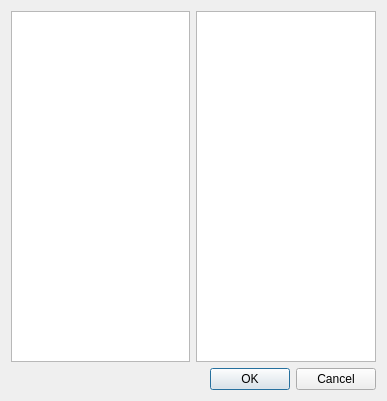
<?xml version="1.0" encoding="UTF-8"?>
<ui version="4.0">
 <class>DlgUebernahmeRezept</class>
 <widget class="QDialog" name="DlgUebernahmeRezept">
  <property name="geometry">
   <rect>
    <x>0</x>
    <y>0</y>
    <width>387</width>
    <height>401</height>
   </rect>
  </property>
  <property name="windowTitle">
   <string>Aus Rezept übernehmen</string>
  </property>
  <layout class="QVBoxLayout" name="verticalLayout">
   <item>
    <layout class="QHBoxLayout" name="horizontalLayout">
     <item>
      <widget class="TableView" name="tableViewSud">
       <property name="toolTip">
        <string>&lt;html&gt;&lt;head/&gt;&lt;body&gt;&lt;p&gt;Dieses geteilte Feld bietet die bequeme Option, Zutaten aus anderen Rezepten en bloc zu übernehmen, statt diese einzeln einzugeben. Dies geschieht nach Malz, Hopfen, Hefe, Maischplan und Wasseraufbereitung getrennt.&lt;/p&gt;&lt;p&gt;Links stehen alle vorhandenen Rezepte der geladenen Datenbank, rechts die vorhandenen Zutaten. Sobald angeklickt, werden die Zutaten des Quellrezeptes übernommen.&lt;/p&gt;&lt;p&gt;Es werden keine Zutaten überschrieben.&lt;/p&gt;&lt;/body&gt;&lt;/html&gt;</string>
       </property>
       <property name="editTriggers">
        <set>QAbstractItemView::NoEditTriggers</set>
       </property>
       <property name="alternatingRowColors">
        <bool>true</bool>
       </property>
       <property name="selectionMode">
        <enum>QAbstractItemView::SingleSelection</enum>
       </property>
       <property name="selectionBehavior">
        <enum>QAbstractItemView::SelectRows</enum>
       </property>
       <property name="sortingEnabled">
        <bool>true</bool>
       </property>
       <attribute name="verticalHeaderVisible">
        <bool>false</bool>
       </attribute>
      </widget>
     </item>
     <item>
      <widget class="TableView" name="tableViewItem">
       <property name="toolTip">
        <string>&lt;html&gt;&lt;head/&gt;&lt;body&gt;&lt;p&gt;Dieses geteilte Feld bietet die bequeme Option, &lt;span style=&quot; font-weight:600;&quot;&gt;Zutaten &lt;/span&gt;aus anderen Rezepten &lt;span style=&quot; font-weight:600;&quot;&gt;en bloc &lt;/span&gt;zu übernehmen, statt diese einzeln einzugeben. Dies geschieht nach Malz, Hopfen, Hefe, Maischplan und Wasseraufbereitung getrennt.&lt;/p&gt;&lt;p&gt;&lt;br/&gt;&lt;/p&gt;&lt;p&gt;Links stehen alle vorhandenen Rezepte der geladenen Datenbank, rechts die vorhandenen Zutaten. Sobald angeklickt, werden die Zutaten des Quellrezeptes übernommen.&lt;/p&gt;&lt;p&gt;&lt;br/&gt;&lt;/p&gt;&lt;p&gt;Es werden keine Zutaten überschrieben.&lt;/p&gt;&lt;/body&gt;&lt;/html&gt;</string>
       </property>
       <property name="editTriggers">
        <set>QAbstractItemView::NoEditTriggers</set>
       </property>
       <property name="alternatingRowColors">
        <bool>true</bool>
       </property>
       <property name="selectionMode">
        <enum>QAbstractItemView::NoSelection</enum>
       </property>
       <attribute name="verticalHeaderVisible">
        <bool>false</bool>
       </attribute>
      </widget>
     </item>
    </layout>
   </item>
   <item>
    <widget class="QDialogButtonBox" name="buttonBox">
     <property name="orientation">
      <enum>Qt::Horizontal</enum>
     </property>
     <property name="standardButtons">
      <set>QDialogButtonBox::Cancel|QDialogButtonBox::Ok</set>
     </property>
    </widget>
   </item>
  </layout>
 </widget>
 <customwidgets>
  <customwidget>
   <class>TableView</class>
   <extends>QTableView</extends>
   <header>widgets/tableview.h</header>
  </customwidget>
 </customwidgets>
 <resources/>
 <connections>
  <connection>
   <sender>buttonBox</sender>
   <signal>accepted()</signal>
   <receiver>DlgUebernahmeRezept</receiver>
   <slot>accept()</slot>
   <hints>
    <hint type="sourcelabel">
     <x>248</x>
     <y>254</y>
    </hint>
    <hint type="destinationlabel">
     <x>157</x>
     <y>274</y>
    </hint>
   </hints>
  </connection>
  <connection>
   <sender>buttonBox</sender>
   <signal>rejected()</signal>
   <receiver>DlgUebernahmeRezept</receiver>
   <slot>reject()</slot>
   <hints>
    <hint type="sourcelabel">
     <x>316</x>
     <y>260</y>
    </hint>
    <hint type="destinationlabel">
     <x>286</x>
     <y>274</y>
    </hint>
   </hints>
  </connection>
 </connections>
</ui>
